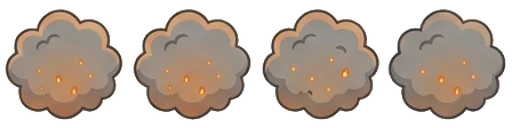
#> input picture client/src/components/home/games/assets/maze-collector/amazon-cloud-ambusher.webp, 512 x 128 px
$ python clean-duo-logico-sheet.py ../src/components/home/games/assets/maze-collector/amazon-cloud-ambusher.webp ../src/components/home/games/assets/maze-collector/amazon-cloud-chaser.webp
#> lines starting #> are read from the running program, lines starting #| are printed output that depends on the picture; after the words box and inside, x2 and y2 are one past the last pixel; in counts of white or black regions, pixels touching at a corner belong together
"""Quita el cuadriculado falso (gris/blanco) que Gemini dibujó como "transparencia".

Un píxel es "de fondo" si es casi gris y claro. Se borran los componentes conexos
de fondo que tocan el borde o que son grandes (el interior de un portal); los
pequeños encerrados (brillos de ojos) se conservan.
"""
import sys
import numpy as np
from PIL import Image
from scipy import ndimage

src, dst = sys.argv[1], sys.argv[2]
img = np.asarray(Image.open(src).convert('RGB')).astype(np.int16)
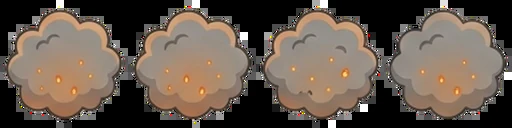
#> img: shape (128, 512, 3) int16; mean R, G, B 101.3, 87.8, 76.9
r, g, b = img[..., 0], img[..., 1], img[..., 2]
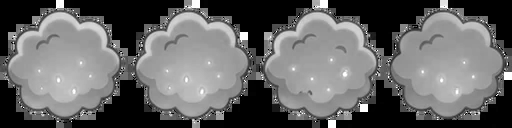
#> r: shape (128, 512) int16; min 0, max 255, mean 101.3
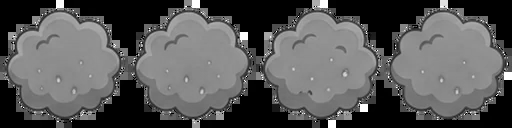
#> g: shape (128, 512) int16; min 0, max 255, mean 87.8
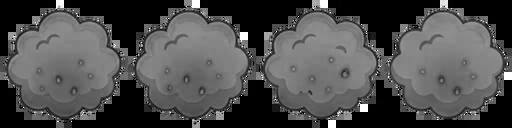
#> b: shape (128, 512) int16; min 0, max 255, mean 76.9
mx = img.max(axis=2)
mn = img.min(axis=2)
gray = img.mean(axis=2)
corner = gray[0:60, 0:200].astype(int).ravel()
#> corner = 12000 values, max 255 at index 196, min 0 at index 0, mean 87.79
hist = np.bincount(corner, minlength=256)
#> hist = 256 values, max 4002 at index 0, min 0 at index 9, mean 46.88
dark = int(np.argmax(hist[140:240]) + 140)
#> dark = 143
# Fondo blanco liso (sin cuadriculado): solo se quita lo casi blanco.
if hist[140:240].sum() < 0.1 * corner.size:
    dark = 250
print('checker dark gray', dark)
#| checker dark gray 143
bg = ((mx - mn) <= 14) & (mn >= dark - 16)
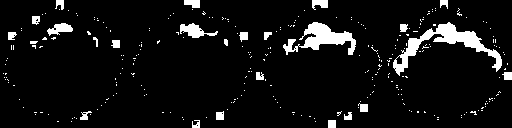
#> bg: shape (128, 512) bool; 6.9% white; 282 white regions (257 under 20 px), largest, box (x1, y1, x2, y2) and area: (393, 22, 502, 76) 1390, (283, 22, 356, 55) 992, (180, 23, 218, 38) 269
labels, n = ndimage.label(bg)
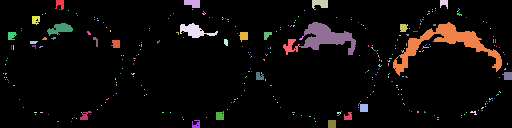
#> labels: shape (128, 512) int32; 340 distinct labels, from 0 to 339; one colour per label, 0 black
#> n = 339
sizes = ndimage.sum(bg, labels, range(1, n + 1))
#> sizes = 339 values, max 1382 at index 61, min 1 at index 4, mean 13.41
border = set(np.unique(np.concatenate([labels[0], labels[-1], labels[:, 0], labels[:, -1]])))
#> border = 8 items
remove = np.zeros(n + 1, bool)
for i, s in enumerate(sizes, start=1):
    if i in border or s > 2500:
        remove[i] = True
#> this loop made 339 passes
#> s on passes 1 to 3: 60, 104, 111
mask = remove[labels]
#> mask: shape (128, 512) bool; 0.76% white; 7 white regions, largest, box (x1, y1, x2, y2) and area: (312, 0, 328, 9) 111, (184, 0, 200, 8) 104, (502, 72, 512, 80) 66
# Halo: píxeles grisáceos claros pegados a lo borrado (antialias contra el cuadriculado).
grow = ndimage.binary_dilation(mask, iterations=2)
#> grow: shape (128, 512) bool; 1.4% white; 7 white regions, largest, box (x1, y1, x2, y2) and area: (310, 0, 330, 11) 183, (182, 0, 202, 10) 167, (53, 0, 66, 12) 127
soft = grow & ~mask & ((mx - mn) <= 30) & (mn >= 150)
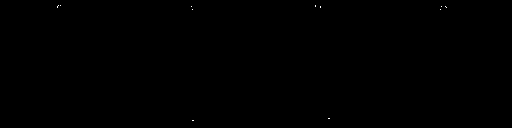
#> soft: shape (128, 512) bool; 0.03% white in thin lines or dots, all inside (x1, y1, x2, y2) = (57, 5, 447, 121)
alpha = np.full(mask.shape, 255, np.uint8)
alpha[mask] = 0
alpha[soft] = 0
# Suaviza el borde un píxel.
edge = ndimage.binary_dilation(alpha == 0, iterations=1) & (alpha > 0)
alpha[edge] = 160
out = np.dstack([img.astype(np.uint8), alpha])
Image.fromarray(out, 'RGBA').save(dst)
print(dst, 'removed', int(mask.sum()))
#| ../src/components/home/games/assets/maze-collector/amazon-cloud-chaser.webp removed 499

$ run again, on client/src/components/home/games/assets/maze-collector/amazon-cloud-eyes.webp
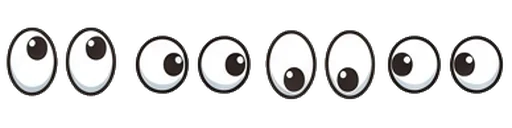
#> input picture client/src/components/home/games/assets/maze-collector/amazon-cloud-eyes.webp, 512 x 128 px
#> `img = np.asarray(Image.open(src).convert('RGB')).astype(np.int16)`:
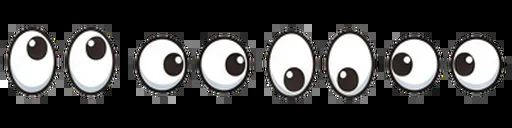
#> img: shape (128, 512, 3) int16; mean R, G, B 68.4, 67.8, 67.4
#> corner = 12000 values, max 255 at index 6432, min 0 at index 0, mean 58.18
#> hist = 256 values, max 6472 at index 0, min 0 at index 197, mean 46.88
#> dark = 231
#> bg: shape (128, 512) bool; 15.6% white; 128 white regions (115 under 20 px), largest, box (x1, y1, x2, y2) and area: (270, 35, 312, 92) 1398, (329, 35, 371, 89) 1363, (11, 32, 53, 86) 1335
#> `labels, n = ndimage.label(bg)`:
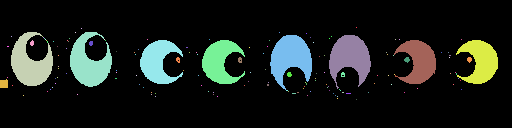
#> labels: shape (128, 512) int32; 149 distinct labels, from 0 to 148; one colour per label, 0 black
#> n = 148
#> sizes = 148 values, max 1395 at index 7, min 1 at index 0, mean 68.89
#> border = 2 items
#> the loop `for i, s in enumerate(sizes, start=1):` made 148 passes
#> s on passes 1 to 8: 1, 1, 1328, 1, 1333, 1, 1, 1395
#> mask: shape (128, 512) bool; 0.1% white; 1 white region, box (x1, y1, x2, y2) and area: (0, 79, 8, 88) 65
#> grow: shape (128, 512) bool; 0.18% white; 1 white region, box (x1, y1, x2, y2) and area: (0, 77, 10, 90) 115
#> soft: shape (128, 512) bool; 0% white in thin lines or dots, all inside (x1, y1, x2, y2) = (6, 78, 7, 79)
#| ../src/components/home/games/assets/maze-collector/amazon-cloud-eyes.webp removed 65

$ run again, on client/src/components/home/games/assets/maze-collector/amazon-cloud-frightened.webp
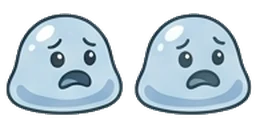
#> input picture client/src/components/home/games/assets/maze-collector/amazon-cloud-frightened.webp, 256 x 128 px
#> `r, g, b = img[..., 0], img[..., 1], img[..., 2]`:
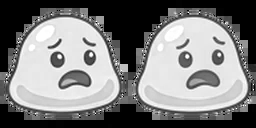
#> b: shape (128, 256) int16; min 0, max 255, mean 126.3
#> corner = 12000 values, max 255 at index 4698, min 0 at index 0, mean 100.4
#> hist = 256 values, max 4753 at index 0, min 0 at index 10, mean 46.88
#> dark = 211
#| checker dark gray 211
#> `bg = ((mx - mn) <= 14) & (mn >= dark - 16)`:
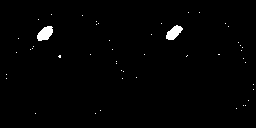
#> bg: shape (128, 256) bool; 1.1% white; 49 white regions (47 under 20 px), largest, box (x1, y1, x2, y2) and area: (37, 26, 53, 41) 166, (166, 25, 183, 40) 152
#> labels: shape (128, 256) int32; 51 distinct labels, from 0 to 50
#> n = 50
#> sizes = 50 values, max 166 at index 11, min 1 at index 0, mean 7.46
#> border = 1 item
#> the loop `for i, s in enumerate(sizes, start=1):` made 50 passes
#> s on passes 1 to 8: 1, 1, 1, 1, 1, 1, 1, 1
#> mask: shape (128, 256) bool; every value is 0
#| ../src/components/home/games/assets/maze-collector/amazon-cloud-frightened.webp removed 0
